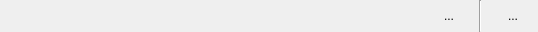
<?xml version="1.0" encoding="UTF-8"?>
<ui version="4.0">
 <class>status</class>
 <widget class="QWidget" name="status">
  <property name="geometry">
   <rect>
    <x>0</x>
    <y>0</y>
    <width>538</width>
    <height>32</height>
   </rect>
  </property>
  <property name="windowTitle">
   <string>Form</string>
  </property>
  <layout class="QHBoxLayout" name="horizontalLayout">
   <property name="leftMargin">
    <number>0</number>
   </property>
   <property name="topMargin">
    <number>0</number>
   </property>
   <property name="rightMargin">
    <number>0</number>
   </property>
   <property name="bottomMargin">
    <number>0</number>
   </property>
   <item>
    <spacer name="horizontalSpacer">
     <property name="orientation">
      <enum>Qt::Horizontal</enum>
     </property>
     <property name="sizeHint" stdset="0">
      <size>
       <width>40</width>
       <height>20</height>
      </size>
     </property>
    </spacer>
   </item>
   <item>
    <widget class="QLabel" name="warningMessge">
     <property name="text">
      <string/>
     </property>
    </widget>
   </item>
   <item>
    <widget class="QToolButton" name="btn_warring">
     <property name="minimumSize">
      <size>
       <width>48</width>
       <height>32</height>
      </size>
     </property>
     <property name="text">
      <string>...</string>
     </property>
     <property name="iconSize">
      <size>
       <width>48</width>
       <height>32</height>
      </size>
     </property>
     <property name="toolButtonStyle">
      <enum>Qt::ToolButtonTextBesideIcon</enum>
     </property>
     <property name="autoRaise">
      <bool>true</bool>
     </property>
    </widget>
   </item>
   <item>
    <widget class="Line" name="line">
     <property name="orientation">
      <enum>Qt::Vertical</enum>
     </property>
    </widget>
   </item>
   <item>
    <widget class="QToolButton" name="btn_connect">
     <property name="minimumSize">
      <size>
       <width>50</width>
       <height>32</height>
      </size>
     </property>
     <property name="text">
      <string>...</string>
     </property>
     <property name="iconSize">
      <size>
       <width>50</width>
       <height>32</height>
      </size>
     </property>
     <property name="toolButtonStyle">
      <enum>Qt::ToolButtonIconOnly</enum>
     </property>
     <property name="autoRaise">
      <bool>true</bool>
     </property>
    </widget>
   </item>
  </layout>
 </widget>
 <resources/>
 <connections/>
</ui>
